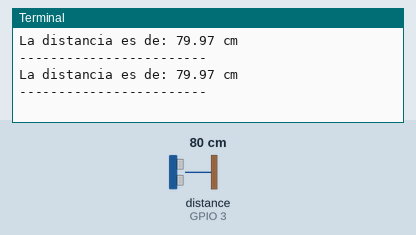
Bench run of a program on a simulated Raspberry Pi (BCM pin numbers). Shown: the last lines printed to the terminal. Inputs (shaded band) come from the test bench; at power-on: distance to the obstacle (sensor on GPIO 3) 80 cm. The echo pulse lasts 58.3 µs per cm; the clock reads 2024-03-15 10:24:30 at power-on unless the program sets it.

Above: at 1.2 s.
1.3 s: distance to the obstacle (sensor on GPIO 3) set to 2 cm
At 2.0 s:
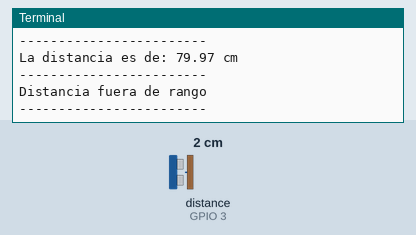
3.9 s: distance to the obstacle (sensor on GPIO 3) set to 4 cm
At 4.7 s:
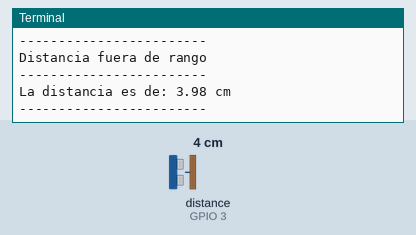

The program:

KY-051pi.py
```python
import time
import RPi.GPIO as GPIO

GPIO.setmode(GPIO.BCM)

Trigger_Pin = 18
Echo_Pin = 3
sleeptime = 0.8

GPIO.setup(Trigger_Pin, GPIO.OUT)
GPIO.setup(Echo_Pin, GPIO.IN)
GPIO.output(Trigger_Pin, False)

try:
    while True:
        GPIO.output(Trigger_Pin, True)
        time.sleep(0.00001)
        GPIO.output(Trigger_Pin, False)
        pulso_inicio = time.time()
        while GPIO.input(Echo_Pin) == 0:
            pulso_inicio = time.time()
        while GPIO.input(Echo_Pin) == 1:
            pulso_fin = time.time()
        duracion = pulso_fin - pulso_inicio
        distancia = (duracion * 34300) / 2
        if distancia < 2 or (round(distancia) > 300):
            print("Distancia fuera de rango")
            print("------------------------")
        else:
            distancia = format((duracion * 34300) / 2, '.2f')
            print(("La distancia es de:"), distancia,("cm"))
            print("------------------------")

        time.sleep(sleeptime)

except KeyboardInterrupt:
    GPIO.cleanup()
```

Measured:
- after the input at 1.3 s, the terminal: prints a new line after 0.31 s (image 1)
- after the input at 3.9 s, the terminal: prints a new line after 0.12 s (image 2)
